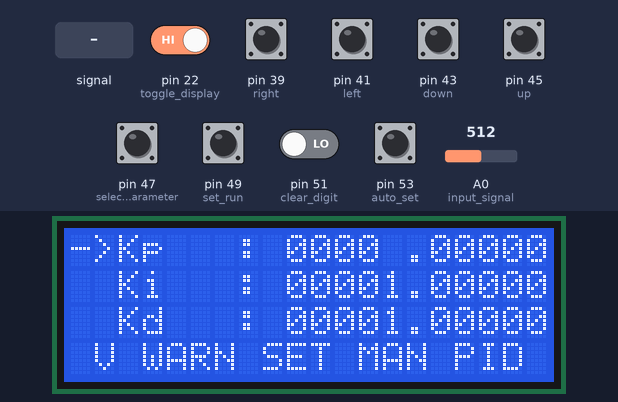
Simulated run of this sketch. Board: Arduino Mega 2560, built with avr-gcc and run on an emulated ATmega2560. Parts: 20×4 character LCD. The test bench sets the inputs (shaded band); at power-on: pin 22 (toggle_display) HIGH, pin 39 (right), pin 41 (left), pin 43 (down), pin 45 (up), pin 47 (select_parameter), pin 49 (set_run), pin 51 (clear_digit), pin 53 (auto_set) LOW, A0 (input_signal) = 512. What the sketch prints to the serial monitor is not drawn.

Above: at 1.4 s.
1.5 s: pin 49 (set_run) pulled HIGH for 0.15 s
At 2.1 s:
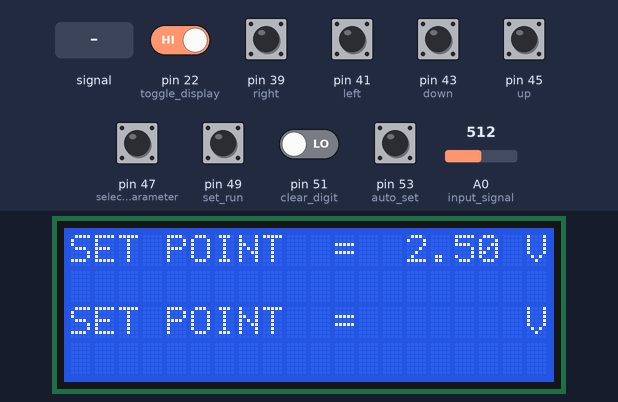
3.3 s: A0 (input_signal) fed a 200 Hz sine of ±255 counts around its level
At 3.41 s:
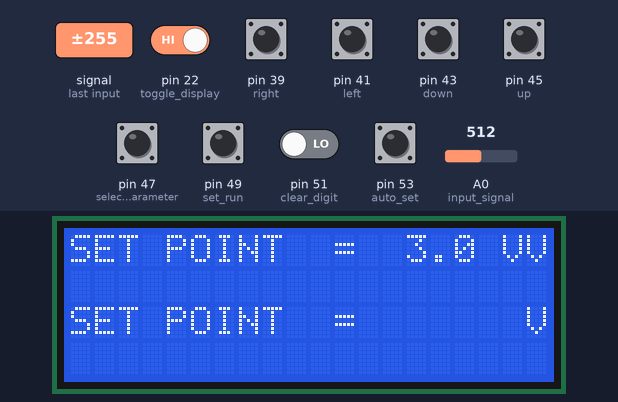
6.3 s: pin 22 (toggle_display) driven LOW
At 7.4 s:
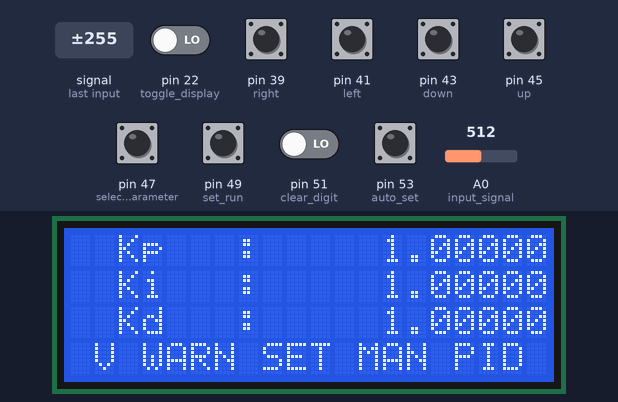
7.9 s: pin 39 (right) pulled HIGH for 0.15 s
9.5 s: pin 49 (set_run) pulled HIGH for 1 s
At 11.0 s:
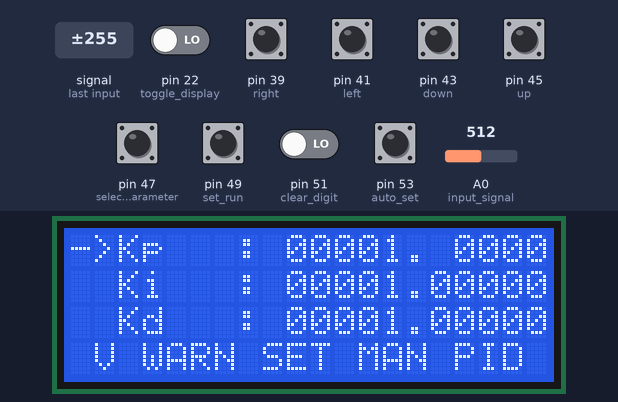
11.1 s: pin 47 (select_parameter) pulled HIGH for 0.15 s
At 12.2 s:
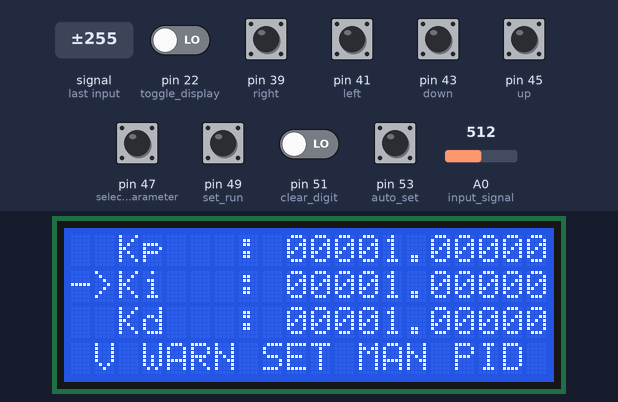
Timing chart, 0 to 12.8 s (numbered marks = the images above; inputs shaded):
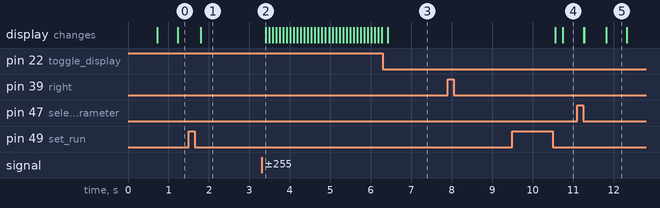

The sketch:

LCD_Modular.ino
```cpp
#include <Wire.h>
#include <LiquidCrystal_I2C.h>
#include <Arduino.h>
#include "stdlib.h"
// #include "ArduinoSTL.h"
// #include <algorithm>

LiquidCrystal_I2C lcd(0x27, 20, 4);

class Line {
  public:
    String line;
    int cursor_position;
    int decimal_position;
    int lower_limit;
    int upper_limit;
    bool enable;
    // String front;
    // String back;
    char numeric_array_intermediate[10] = {'0', '1', '2', '3', '4', '5', '6','7', '8', '9'};
    char numeric_array_begin[10] = {' ', '1', '2', '3', '4', '5', '6','7', '8', '9'};
    long unsigned int most_significant_number = 4;

    void initialize_line(String init_line) {
      line = init_line;
      cursor_position = 13;
      // decimal_position = line.find('.');

      // for (int i = 0; i < decimal_position; i++) {
      //   if (isdigit(line[i])) {
      //     lower_limit = i;
      //     break;
      //   }
      // }

      decimal_position = 14;
      lower_limit = 9;
      upper_limit = 19;
      // front = " 123456789";
      // back =  "0123456789";
    }

    void select_line() {
      line[0] = '-';
      line[1] = '>';
    }

    void deselect_line() {
      line[0] = ' ';
      line[1] = ' ';
    }

    void clear_number() {
      for(int sub_char = lower_limit; sub_char <= upper_limit; sub_char++)
      {
        if (sub_char != decimal_position) {
          line[sub_char] = '0';
        }
      }
    }

    int get_cursor_position() {
      return cursor_position;
    }

    void move_cursor_right() {
      cursor_position = ((cursor_position + 3) % 11) + 9;
      if (cursor_position == decimal_position) {
        cursor_position++;
      }
    }

    void move_cursor_left() {
      cursor_position = ((cursor_position + 1) % 11) + 9;
      if (cursor_position == decimal_position) {
        cursor_position--;
      }
    }

    void increment_digit() {
      int old_digit = line[cursor_position] - '0';
      line[cursor_position] = numeric_array_intermediate[(old_digit + 1) % 10];
    }

    void decrement_digit() {
      int old_digit = line[cursor_position] - '0';
      line[cursor_position] = numeric_array_intermediate[(old_digit + 9) % 10];
    }

    void encode_string() {
      for(int sub_char = lower_limit; sub_char < decimal_position - 1; sub_char++)
      {
        if (line[sub_char] == ' ')
        {
          line[sub_char] = '0';
        }
      }
    }

    void decode_string() {
      for(int sub_char = lower_limit; sub_char < decimal_position - 1; sub_char++)
      {
        if (line[sub_char] == '0')
        {
          line[sub_char] = ' ';
        }
        else {
          break;
        }
      }
    }

    double get_parameter_value () {
      String parameter_string_before_decimal = line.substring(lower_limit, decimal_position);
      String parameter_string_after_decimal = line.substring(decimal_position + 1, upper_limit + 1);
      // return parameter_string.toFloat();
      Serial.println(parameter_string_before_decimal);
      Serial.println(parameter_string_after_decimal);
      double faltu = atoi(parameter_string_before_decimal.c_str()) + 0.00001*atoi(parameter_string_after_decimal.c_str());
      return faltu;
    }
};

// LCD Parameters
String line3    = " V WARN SET MAN PID ";
String setPointString = "SET POINT  =       V";
String feedbackString = "FEED BACK  =       V";
// String line3    = " V WARN SET MAN PID ";
// String line3 = "  SET RUN AUTO PID  ";
String modifiedLine = "";
unsigned long startTime = 0;
bool visited[4] = {false};
int lineNum = 0;
int index = 0;
int presentState = 0;
// String line = "";
int current_line = 0;
bool run_status = 0;

// Keypad Parameters
const int right = 39;
const int left = 41;
const int down = 43;
const int up = 45;
const int select_parameter = 47;
const int set_run = 49;
const int clear_digit = 51;
const int auto_set = 53;

// Voltage Measurement
const int input_signal = A0;
const int toggle_display = 22;
float input_signal_value;
String input_signal_MSB;
String input_signal_LSB;

int previous_input[8];
int current_input[8] = {0};
int button_press[8] = {0};

int button;
int button_pins[8] = {right, left, down, up, select_parameter, set_run, clear_digit, auto_set};

bool latch_status = false;
int latch_button = -1;

Line line[3];

void setup()
{

  line[0].initialize_line("  Kp   : 00001.00000");
  line[1].initialize_line("  Ki   : 00001.00000");
  line[2].initialize_line("  Kd   : 00001.00000");
  // line[1].initialize_line("  Ti(s): 12345.06789");
  // line[2].initialize_line("  Td(s): 12345.06789");
  line[0].select_line();
  lcd.init();
  lcd.init();
  lcd.backlight();

  lcd.setCursor(0, 0);
  lcd.print(line[0].line);
  lcd.setCursor(0, 1);
  lcd.print(line[1].line);
  lcd.setCursor(0, 2);
  lcd.print(line[2].line);
  lcd.setCursor(0, 3);
  lcd.print(line3);

  pinMode(right, INPUT);
  pinMode(left, INPUT);
  pinMode(down, INPUT);
  pinMode(up, INPUT);
  pinMode(select_parameter, INPUT);
  pinMode(set_run, INPUT);
  pinMode(clear_digit, INPUT);
  pinMode(auto_set, INPUT);

  pinMode(input_signal, INPUT);
  pinMode(toggle_display, INPUT);

  Serial.begin(9600);
}

void loop()
{
  for (button = 0; button < 8; button++)
  {
    current_input[button] = digitalRead(button_pins[button]);
  }

  for (button = 0; button < 8; button++)
  {
    if (previous_input[button] - current_input[button] == -1 && !latch_status)
    {
      latch_status = true;
      latch_button = button;
    }

    if (latch_status)
    {
      if (button == latch_button)
      {
        button_press[button] = previous_input[button] - current_input[button];
      }
      else
      {
        button_press[button] = 0;
      }

      if (button_press[button] == 1)
      {
        latch_status = false;
      }
    }
  }

  // Begin

  if (button_press[0] == 1)
  {
    Serial.println("Button pressed = RIGHT");
    line[lineNum].move_cursor_right();
  }
  else if (button_press[1] == 1)
  {
    Serial.println("Button pressed = LEFT");
    line[lineNum].move_cursor_left();
  }
  else if (button_press[2] == 1)
  {
    Serial.println("Button pressed = DOWN");
    if (!run_status)
    {
      line[lineNum].decrement_digit();
    }
  }
  else if (button_press[3] == 1)
  {
    Serial.println("Button pressed = UP");
    if (!run_status)
    {
      line[lineNum].increment_digit();
    }
  }
  else if (button_press[4] == 1)
  {
    Serial.println("Button pressed = SELECT");
    if (!run_status)
    {
      line[lineNum].deselect_line();
      lcd.setCursor(0, lineNum);
      lcd.print(line[lineNum].line);

      visited[lineNum] = false;
      lineNum = (lineNum + 1) % 3;
      line[lineNum].select_line();

      Serial.println("LINE NUMBER = " + lineNum);
      Serial.println(line[lineNum].line);
    }
  }
  else if (button_press[5] == 1)
  {
    Serial.println("Button pressed = SET/RUN");
    run_status = 1 - run_status;
    Serial.println(run_status);
    if (!run_status)
    {
      line[lineNum].select_line();
      line[0].encode_string();
      line[1].encode_string();
      line[2].encode_string();

      lcd.setCursor(0, 0);
      lcd.print(line[0].line);
      lcd.setCursor(0, 1);
      lcd.print(line[1].line);
      lcd.setCursor(0, 2);
      lcd.print(line[2].line);
    }
    else
    {
      line[lineNum].deselect_line();
      line[0].decode_string();
      line[1].decode_string();
      line[2].decode_string();

      lcd.setCursor(0, 0);
      lcd.print(line[0].line);
      lcd.setCursor(0, 1);
      lcd.print(line[1].line);
      lcd.setCursor(0, 2);
      lcd.print(line[2].line);

      Serial.println(line[0].get_parameter_value(), 5);
      Serial.println(line[1].get_parameter_value(), 5);
      Serial.println(line[2].get_parameter_value(), 5);
    }

  }
  else if (button_press[6] == 1)
  {
    Serial.println("Button pressed = CLEAR");
    if (!run_status) {
      line[lineNum].clear_number();
    }
  }
  else if (button_press[7] == 1)
  {
    Serial.println("Button pressed = AUTO");
  }

  if (!visited[lineNum] && !run_status)
  {
    visited[lineNum] = true;
    index = line[lineNum].cursor_position;
    modifiedLine = line[lineNum].line;
    modifiedLine[index] = ' ';
    presentState = 1;
    startTime = millis();
    lcd.setCursor(0, lineNum);
    lcd.print(' ');

    // Serial.println(line0);
    Serial.println(modifiedLine);
    Serial.println("HI "+index);
    // Serial.println(startTime);
  }

  if ( (millis() - startTime >= 500) )
  {
    // Serial.println(startTime);

    index = line[lineNum].cursor_position;
    modifiedLine = line[lineNum].line;
    modifiedLine[index] = ' ';

    startTime = millis();
    presentState = 1 - presentState;
    if (presentState && !run_status)
    {
      lcd.setCursor(0, lineNum);
      lcd.print(modifiedLine);
      Serial.println(modifiedLine);
    }
    else
    {
      if (digitalRead(toggle_display) == LOW || !run_status)
      {
        lcd.setCursor(0, lineNum);
        lcd.print(line[lineNum].line);
        Serial.println(line[lineNum].line);
      }
    }
  }

  // End

  memset(button_press, 0, sizeof(button_press));
  memcpy(previous_input, current_input, sizeof(current_input));


  input_signal_value = (analogRead(input_signal)*5.0)/1024.0;
  // Serial.println(input_signal_value);
  if (round(input_signal_value) <= 10) {
    input_signal_MSB = " " + String(int(input_signal_value));
  }
  else {
    input_signal_MSB = String(int(input_signal_value));
  }
  input_signal_LSB = String(round(100*(input_signal_value - int(input_signal_value))));
  Serial.println(toggle_display);
  if (digitalRead(toggle_display) == HIGH && run_status) {
      lcd.setCursor(0, 0);
      lcd.print("SET POINT  = " + input_signal_MSB + "." + input_signal_LSB + " V");
      lcd.setCursor(0, 1);
      lcd.print("                    ");
      lcd.setCursor(0, 2);
      lcd.print(setPointString);
      lcd.setCursor(0, 3);
      lcd.print("                    ");
  }
  else if (digitalRead(toggle_display) == LOW && run_status) {
      lcd.setCursor(0, 0);
      lcd.print(line[0].line);
      lcd.setCursor(0, 1);
      lcd.print(line[1].line);
      lcd.setCursor(0, 2);
      lcd.print(line[2].line);
      lcd.setCursor(0, 3);
      lcd.print(line3);
  }
  delay(10);


  // delay(10);
}
```

Measured:
- after the input at 1.5 s, the display: changes after 0.30 s (image 1)
- after the input at 3.3 s, the display: changes after 0.10 s (image 2)
- after the input at 6.3 s, the display: changes after 0.12 s (image 3)
- after the input at 7.9 s, every drawn part: stays the same
- after the input at 9.5 s, the display: first changes after 1.1 s (image 4 shows a later state)
- after the input at 11.1 s, the display: first differs from a run without the input after 0.17 s (image 5 shows a later state)
